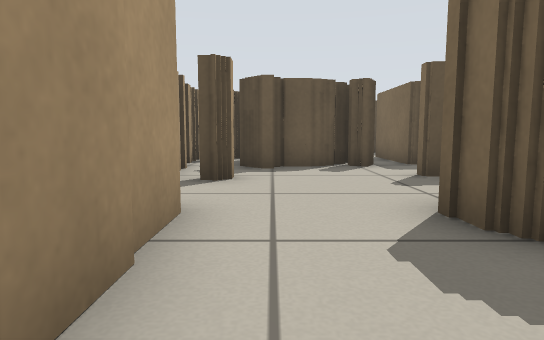
view 1 (above)

17 first-person views from a walk through a Stage world. The camera is 0.39 m above the floor, tilts 6° down and sees 75° across. The lines on the ground mark 1 m squares. The floor is counted in squares, 0.5 m on a side. Each view is taken from the middle of a square. On the plan, view 1 faces up. The plan holds only what a view shows up to about 11 squares ahead; the rest is blank. The place goes on beyond the plan. The robots in the file are not drawn.

view 2
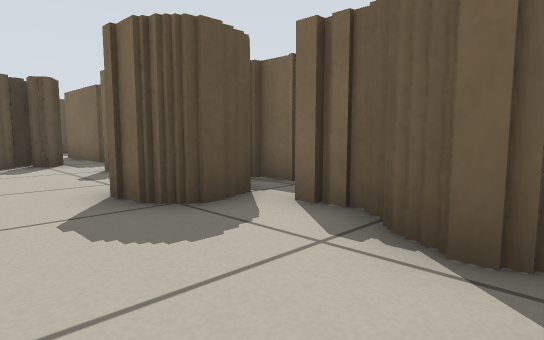

view 3
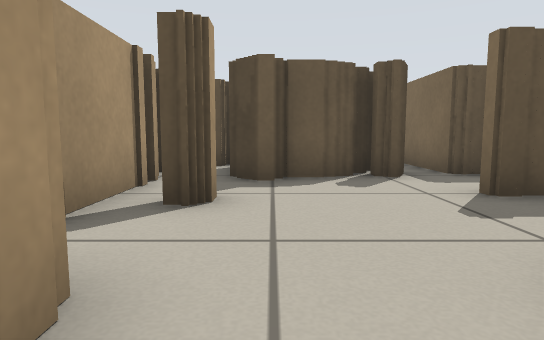

view 4
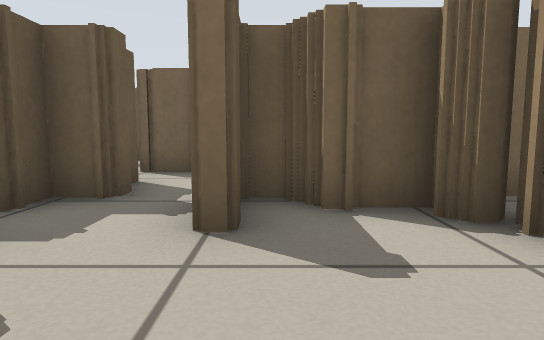

view 5
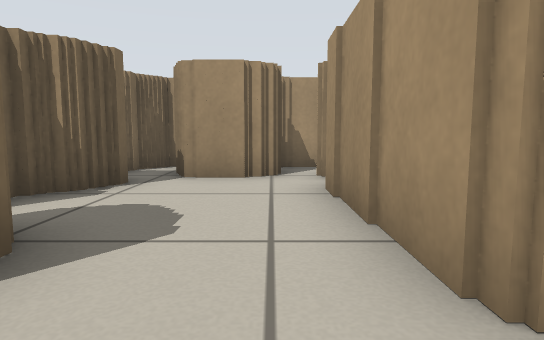

view 6
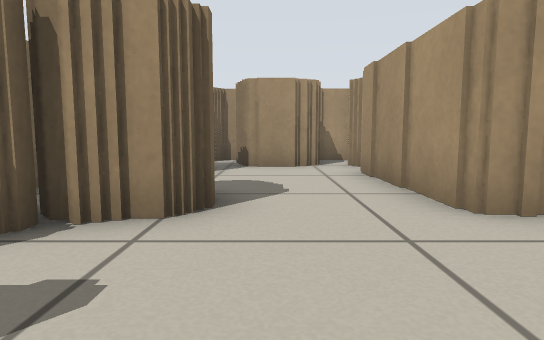

view 7
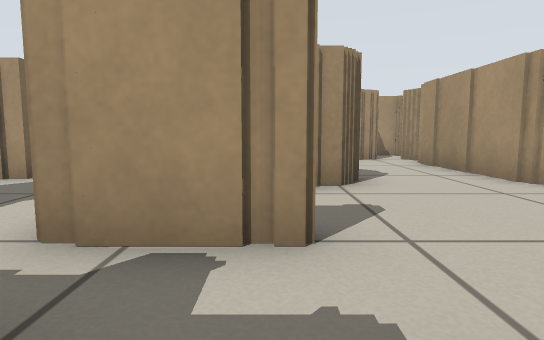

view 8
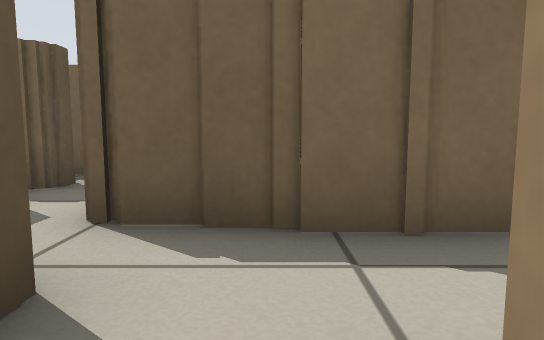

view 9
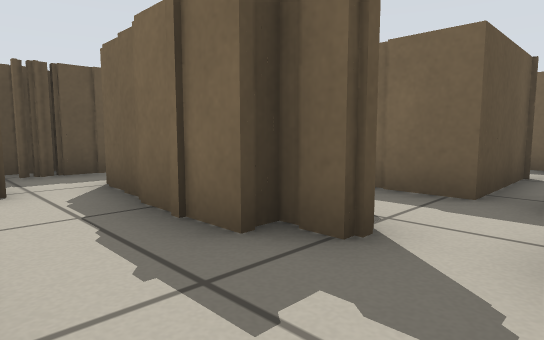

view 10
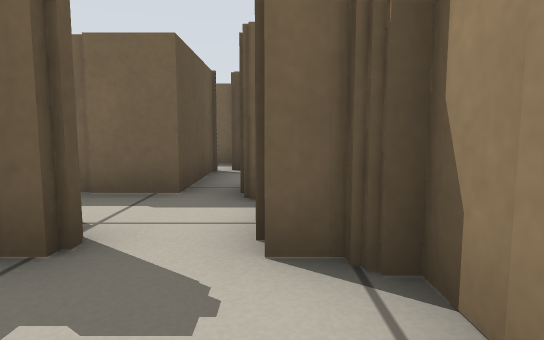

view 11
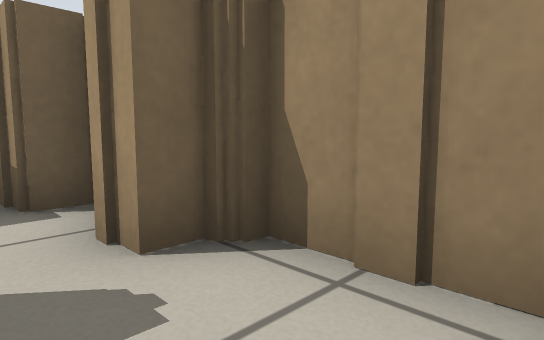

view 12
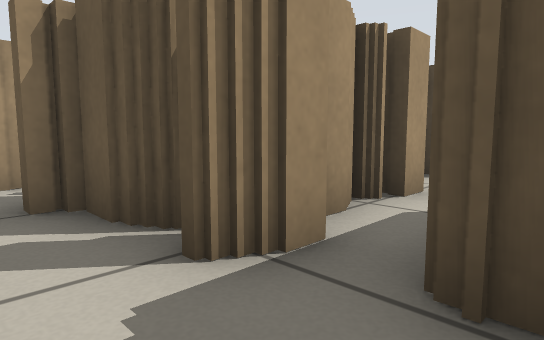

view 13
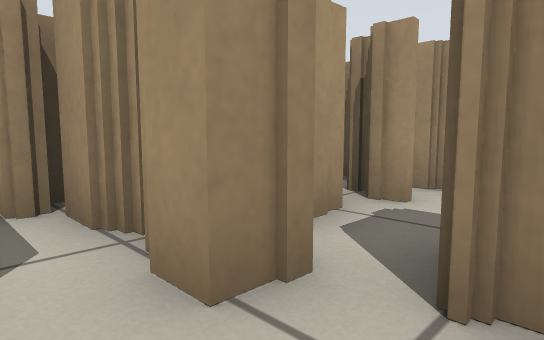

view 14
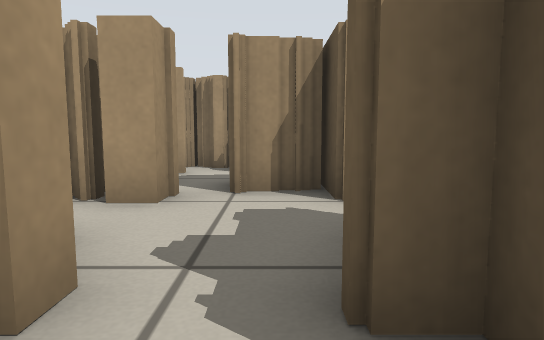

view 15
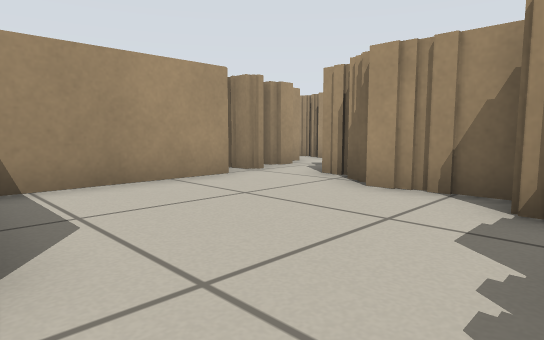

view 16
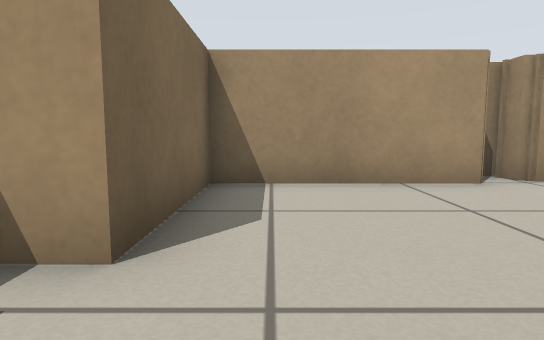

view 17
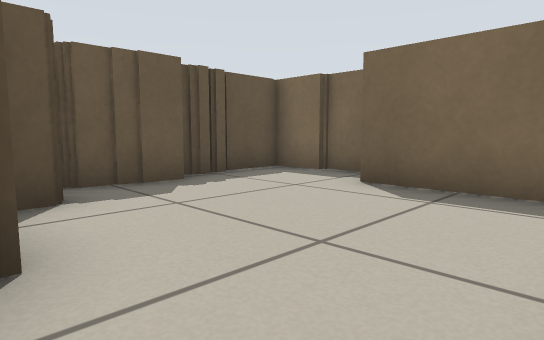

### Floor plan
Key: @ floor where view 1 was taken; # wall or solid block; . floor.
Columns run from 2 left of view 1 to 12 right of it. Each row starts with its distance up from view 1.
 19          ######
 18         ##....#
 17         #.....#
 16         #....##
 15        ##....#
 14    #####.....#
 13    #.........#
 12    ##.########
 11    ##.########
 10 #####.#######
  9 #.###.# ...
  8 #.###.##.#
  7 #........#
  6 ##...##..#  #
  5 #.....#..#..#
  4 #...###.....#
  3 ##..###..####
  2  #....####
  1  #...##
  0  #@..#
 -1  #...#
 -2  #####

Positions as (right, up) in squares from view 1, and headings:
1: (0, 0), facing up
2: (0, -1), facing up-right
3: (0, 2), facing up
4: (0, 6), facing right
5: (0, 5), facing down
6: (1, 7), facing down
7: (3, 9), facing down
8: (4, 7), facing right
9: (5, 3), facing up-right
10: (5, 3), facing right
11: (5, 4), facing down-right
12: (4, 7), facing up-left
13: (3, 13), facing down-left
14: (6, 13), facing left
15: (11, 18), facing down-left
16: (10, 18), facing down
17: (6, 13), facing up-right
